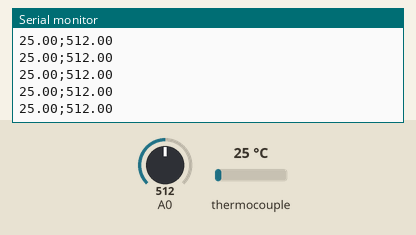
The sketch below on a simulated Arduino Uno, built with avr-gcc and run on an emulated ATmega328P. Parts: the last lines printed to the serial monitor. Inputs (shaded band) come from the test bench; at power-on: thermocouple 25 °C, A0 = 512.

Above: at 1.2 s.
1.3 s: thermocouple set to 97 °C
At 2.2 s:
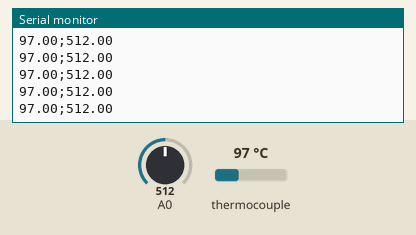
2.8 s: thermocouple set to 103 °C
At 3.4 s:
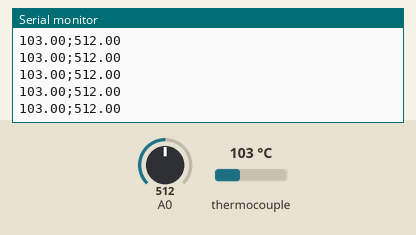
Timing chart, 0 to 5.8 s (numbered marks = the images above; inputs shaded):
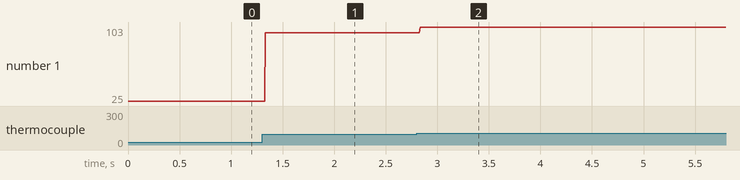

Measured:
- after the input at 1.3 s, the serial monitor: prints a new line at once (image 1)
- after the input at 2.8 s, the serial monitor: prints a new line at once (image 2)
- plotted number 1: 25 → 97 after the input at 1.3 s, 97 → 103 after the input at 2.8 s

The sketch:

sensor.ino
```cpp
#include <Adafruit_MAX31865.h>
Adafruit_MAX31865 thermo = Adafruit_MAX31865(10, 11, 12, 13);
#define RREF      430.0
#define RNOMINAL  100.0


void setup() {
  Serial.begin(19200);
  thermo.begin(MAX31865_2WIRE);
}


void loop() {

  int sensorValue = analogRead(A0);
  float pH = sensorValue;
  Serial.print(thermo.temperature(RNOMINAL, RREF));
  Serial.print(';');
  Serial.println(pH);

  uint8_t fault = thermo.readFault();
  if (fault) {
    Serial.print("Fault 0x"); Serial.println(fault, HEX);
    if (fault & MAX31865_FAULT_HIGHTHRESH) {
      Serial.println("RTD High Threshold");
    }
    if (fault & MAX31865_FAULT_LOWTHRESH) {
      Serial.println("RTD Low Threshold");
    }
    if (fault & MAX31865_FAULT_REFINLOW) {
      Serial.println("REFIN- > 0.85 x Bias");
    }
    if (fault & MAX31865_FAULT_REFINHIGH) {
      Serial.println("REFIN- < 0.85 x Bias - FORCE- open");
    }
    if (fault & MAX31865_FAULT_RTDINLOW) {
      Serial.println("RTDIN- < 0.85 x Bias - FORCE- open");
    }
    if (fault & MAX31865_FAULT_OVUV) {
      Serial.println("Under/Over voltage");
    }
    thermo.clearFault();
  }

  delay(1);

}
```
